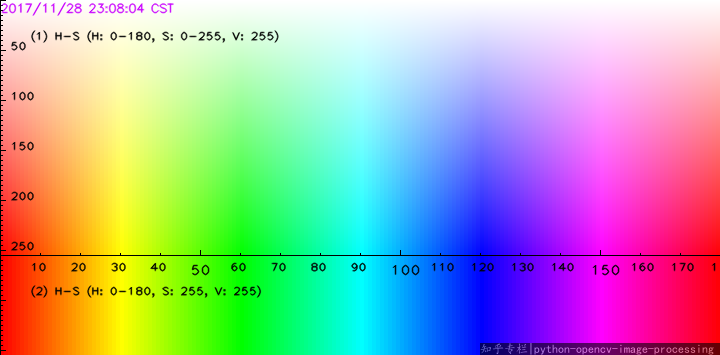
#> input picture Green Screen Project/img/hsv.png, 720 x 355 px
$ jupyter execute green_screen.ipynb   (shell and % lines are left out)
#> lines starting #> are read from the running program, lines starting #| are printed output that depends on the picture; after the words box and inside, x2 and y2 are one past the last pixel; in counts of white or black regions, pixels touching at a corner belong together
[cell 1]
# Import the Libraries
import cv2
import matplotlib.pyplot as plt

[cell 2]
# Display HSV ColorMap as a helper for selecting color pixels
colormap = cv2.imread('img/hsv.png')
#> colormap is the input picture: shape (355, 720, 3); mean B, G, R 170.7, 171.1, 169.8
colormap_rgb = cv2.cvtColor(colormap, cv2.COLOR_BGR2RGB)
plt.figure(figsize=(15,10))
plt.imshow(colormap_rgb)

[cell 3]
# Reading the images
man = cv2.imread('img/green-man.jpg')
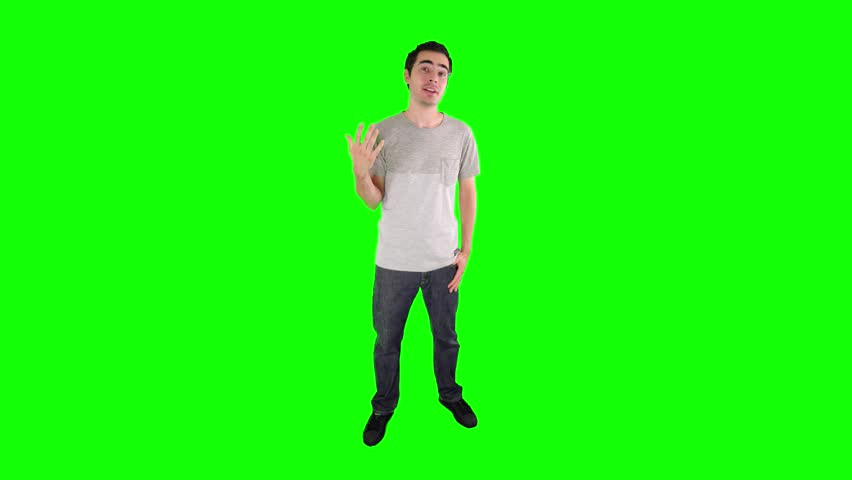
#> input picture Green Screen Project/img/green-man.jpg, 852 x 480 px
#> man is the input picture: shape (480, 852, 3); mean B, G, R 15.6, 246.7, 28
moon = cv2.imread('img/moon-surface.jpg')
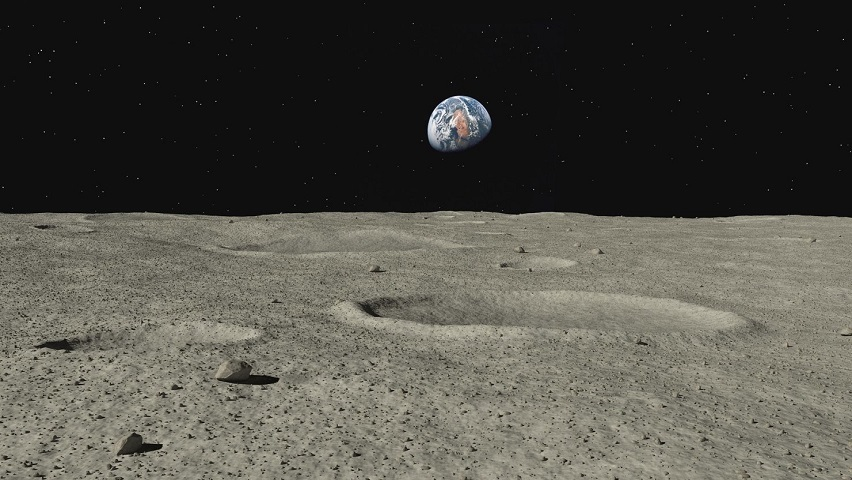
#> input picture Green Screen Project/img/moon-surface.jpg, 852 x 480 px
#> moon is the input picture: shape (480, 852, 3); mean B, G, R 71.1, 78.6, 80

# Converting the images from BGR to RGB
man_rgb = cv2.cvtColor(man, cv2.COLOR_BGR2RGB)
moon_rgb = cv2.cvtColor(moon, cv2.COLOR_BGR2RGB)

# Convert the image from BGR to HSV
man_hsv = cv2.cvtColor(man, cv2.COLOR_BGR2HSV)
#> man_hsv: shape (480, 852, 3); mean H, S, V 58.4, 234.2, 247.7
moon_hsv = cv2.cvtColor(moon, cv2.COLOR_BGR2HSV)
#> moon_hsv: shape (480, 852, 3); mean H, S, V 16.6, 19.7, 80.1

hsv_man = man_hsv.copy()
# Selecting the Upper and Lower Bounds for Green
lower_bounds = (40, 50, 20)
upper_bounds = (80, 255, 255)
# Select mask region
mask = cv2.inRange(hsv_man, lower_bounds, upper_bounds)
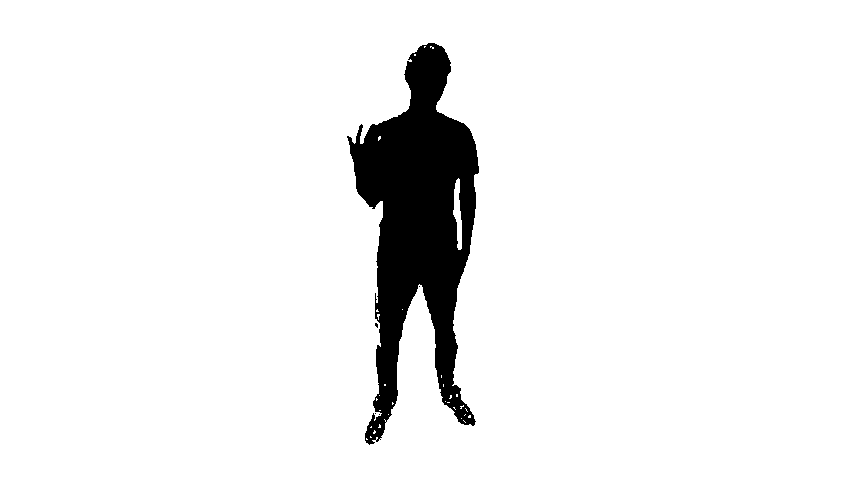
#> mask: shape (480, 852); 93.6% white; 5 black regions (4 under 20 px), largest, box (x1, y1, x2, y2) and area: (347, 43, 479, 445) 26003
masked_man = man.copy()
masked_moon = moon.copy()
# Applying mask
masked_man[mask != 0] = [0,0,0]
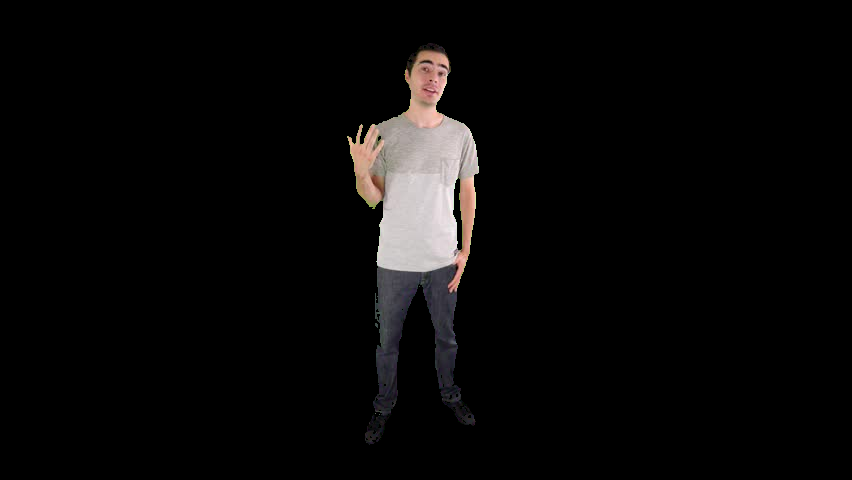
#> masked_man: shape (480, 852, 3); mean B, G, R 8.6, 8.8, 9.7
masked_moon[mask == 0] = [0,0,0]
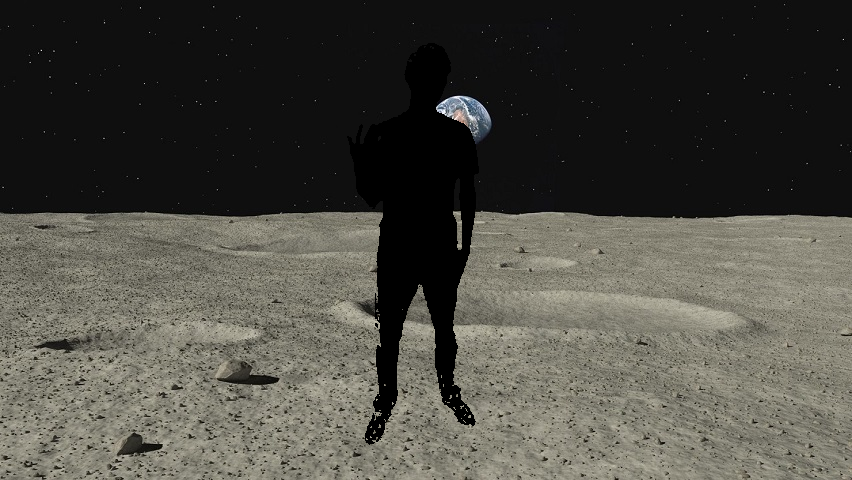
#> masked_moon: shape (480, 852, 3); 6.36% of pixels changed, all inside (x1, y1, x2, y2) = (347, 43, 479, 445)
merged = masked_man + masked_moon
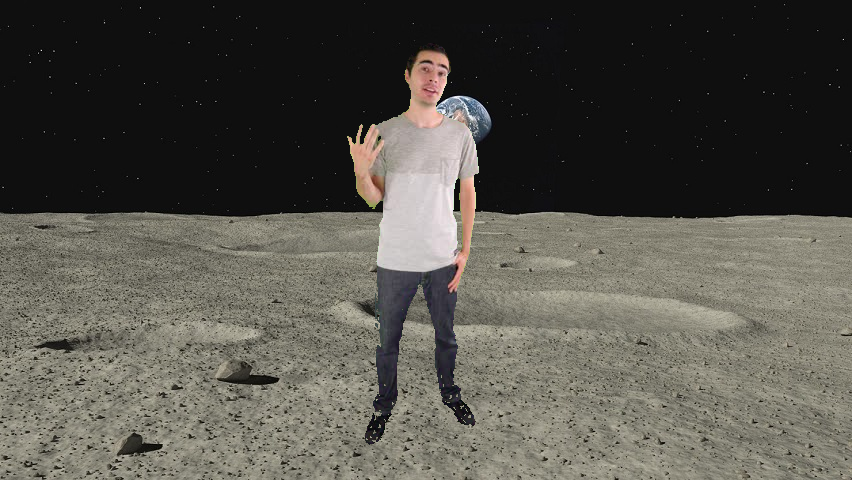
#> merged: shape (480, 852, 3); mean B, G, R 75.2, 82.5, 84.7
final_image = cv2.cvtColor(merged, cv2.COLOR_BGR2RGB)


#Displaying all the images in subplots
fig, ax = plt.subplots(3, 1, figsize=(25,15))
ax[0].imshow(man_rgb)
ax[0].set_title("Original Image (Man)")
ax[1].imshow(moon_rgb)
ax[1].set_title("Original Image (Moon Surface)")
ax[2].imshow(final_image)
ax[2].set_title("Final Image")
